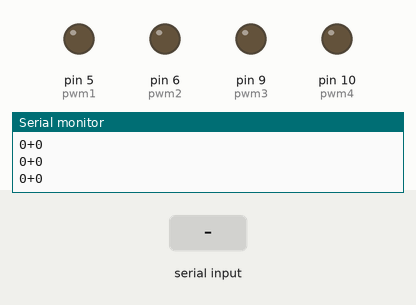
A sketch run on a simulated Arduino Uno, built with avr-gcc and run on an emulated ATmega328P. On the bench: output pins drawn as LEDs (lit = HIGH), the last lines printed to the serial monitor. The inputs (shaded band) are chosen by the test bench.

Above: at 1.2 s.
1.3 s: "2\n" received over Serial
At 1.45 s:
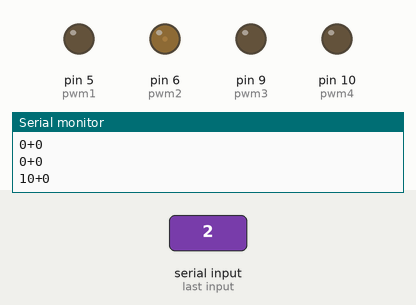
3.0 s: "3\n" received over Serial
At 3.16 s:
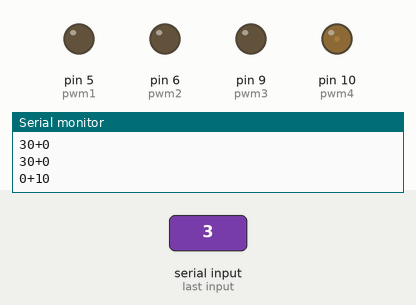
4.7 s: "0\n" received over Serial
At 6.1 s:
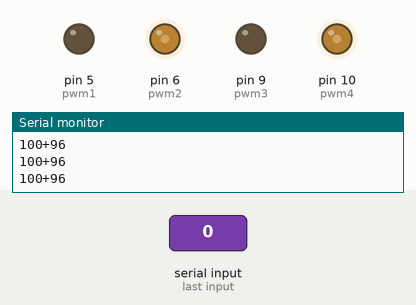
Timing chart, 0 to 7.7 s (numbered marks = the images above; inputs shaded):
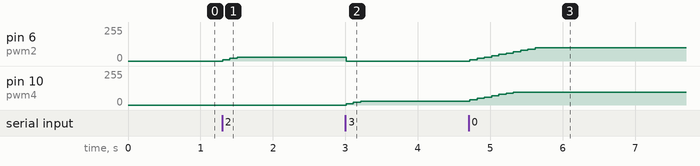

The sketch:

MOVE.ino
```cpp
#define pwm1 5
#define pwm2 6
#define pwm3 9
#define pwm4 10

void setup() {
  pinMode(pwm1, OUTPUT);
  pinMode(pwm2, OUTPUT);
  pinMode(pwm3, OUTPUT);
  pinMode(pwm4, OUTPUT);
  Serial.begin(9600);
  Serial.setTimeout(1);
}
//speed[0] = kiri, sebaliknya
int speed[2] = {0, 0};
int maxi = 100;
int maxa = 0.96*maxi;
int state = 1;

// Maju
void maju(){
  speed[0]+=10;
  speed[1]+=10;
  speed[0] = speed[0] > maxi ? maxi : speed[0];
  speed[1] = speed[1] > maxa ? maxa : speed[1];
  return;
}

// Stop
void stop(){
  speed[0]-=10;
  speed[1]-=10;
  speed[0] = speed[0] < 0 ? 0 : speed[0];
  speed[1] = speed[1] < 0 ? 0 : speed[1];
  return;
}

//Kanan
void kanan(){
  speed[0] += 10;
  speed[1] = 0;
  speed[0] = speed[0] > 30 ? 30 : speed[0];
  speed[1] = speed[1] > 0 ? 0 : speed[1];
  return;
  return;
}

//Kiri
void kiri(){
  speed[0] = 0;
  speed[1] += 10;
  speed[0] = speed[0] > 0 ? 0 : speed[0];
  speed[1] = speed[1] > 30? 30 : speed[1];
  return;
}

void loop() {
  if (Serial.available() > 0)
  {
    state = Serial.readString().toInt();
  }
  if ((state == 2 || state == 3) && speed[0] != 0 && speed[1] != 0){
    state = 1;
  }
  switch(state){
    case 0 : maju(); break;
    case 1 : stop(); break;
    case 2 : kanan(); break;
    case 3 : kiri(); break;
  }

  analogWrite(pwm1, 0);
  analogWrite(pwm2, speed[0]);
  analogWrite(pwm3, 0);
  analogWrite(pwm4, speed[1]);
  delay(100);
  Serial.println(String(speed[0]) + "+" + String(speed[1]));
}
```

Measured:
- after the input at 1.3 s, pin 6 (pwm2): 0/255 → 10/255 at once, → 20/255 0.10 s later, → 30/255 0.10 s later
- after the input at 3.0 s, pin 6 (pwm2): 30/255 → 0/255 at once; pin 10 (pwm4): 0/255 → 10/255 at once, → 20/255 0.10 s later, → 30/255 0.10 s later
- after the input at 4.7 s, pin 6 (pwm2): moves from 0/255 to 100/255 over 0.90 s, starting at once; pin 10 (pwm4): moves from 30/255 to 96/255 over 0.60 s, starting at once
